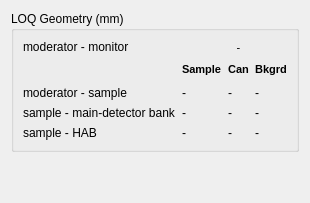
         <widget class="QWidget" name="page_3">
          <layout class="QGridLayout" name="gridLayout_6">
           <item row="0" column="0">
            <widget class="QGroupBox" name="loq_geometry">
             <property name="title">
              <string>LOQ Geometry (mm)</string>
             </property>
             <property name="checkable">
              <bool>false</bool>
             </property>
             <layout class="QGridLayout" name="gridLayout_7">
              <item row="1" column="0">
               <spacer name="horizontalSpacer_22">
                <property name="orientation">
                 <enum>Qt::Horizontal</enum>
                </property>
                <property name="sizeType">
                 <enum>QSizePolicy::Fixed</enum>
                </property>
                <property name="sizeHint" stdset="0">
                 <size>
                  <width>140</width>
                  <height>20</height>
                 </size>
                </property>
               </spacer>
              </item>
              <item row="1" column="1">
               <widget class="QLabel" name="label_52">
                <property name="text">
                 <string>&lt;!DOCTYPE HTML PUBLIC &quot;-//W3C//DTD HTML 4.0//EN&quot; &quot;http://www.w3.org/TR/REC-html40/strict.dtd&quot;&gt;
&lt;html&gt;&lt;head&gt;&lt;meta name=&quot;qrichtext&quot; content=&quot;1&quot; /&gt;&lt;style type=&quot;text/css&quot;&gt;
p, li { white-space: pre-wrap; }
&lt;/style&gt;&lt;/head&gt;&lt;body style=&quot; font-family:'MS Shell Dlg 2'; font-size:8.25pt; font-weight:400; font-style:normal;&quot;&gt;
&lt;p style=&quot; margin-top:0px; margin-bottom:0px; margin-left:0px; margin-right:0px; -qt-block-indent:0; text-indent:0px;&quot;&gt;&lt;span style=&quot; font-size:8pt; font-weight:600;&quot;&gt;Sample&lt;/span&gt;&lt;/p&gt;&lt;/body&gt;&lt;/html&gt;</string>
                </property>
               </widget>
              </item>
              <item row="1" column="2">
               <widget class="QLabel" name="label_53">
                <property name="text">
                 <string>&lt;!DOCTYPE HTML PUBLIC &quot;-//W3C//DTD HTML 4.0//EN&quot; &quot;http://www.w3.org/TR/REC-html40/strict.dtd&quot;&gt;
&lt;html&gt;&lt;head&gt;&lt;meta name=&quot;qrichtext&quot; content=&quot;1&quot; /&gt;&lt;style type=&quot;text/css&quot;&gt;
p, li { white-space: pre-wrap; }
&lt;/style&gt;&lt;/head&gt;&lt;body style=&quot; font-family:'MS Shell Dlg 2'; font-size:8.25pt; font-weight:400; font-style:normal;&quot;&gt;
&lt;p style=&quot; margin-top:0px; margin-bottom:0px; margin-left:0px; margin-right:0px; -qt-block-indent:0; text-indent:0px;&quot;&gt;&lt;span style=&quot; font-size:8pt; font-weight:600;&quot;&gt;Can&lt;/span&gt;&lt;/p&gt;&lt;/body&gt;&lt;/html&gt;</string>
                </property>
                <property name="alignment">
                 <set>Qt::AlignCenter</set>
                </property>
               </widget>
              </item>
              <item row="2" column="0">
               <widget class="QLabel" name="label_54">
                <property name="sizePolicy">
                 <sizepolicy hsizetype="Preferred" vsizetype="Preferred">
                  <horstretch>0</horstretch>
                  <verstretch>0</verstretch>
                 </sizepolicy>
                </property>
                <property name="text">
                 <string>moderator - sample</string>
                </property>
               </widget>
              </item>
              <item row="2" column="1">
               <widget class="QLabel" name="dist_sample_ms">
                <property name="text">
                 <string>-</string>
                </property>
                <property name="alignment">
                 <set>Qt::AlignLeading|Qt::AlignLeft|Qt::AlignVCenter</set>
                </property>
                <property name="textInteractionFlags">
                 <set>Qt::LinksAccessibleByMouse</set>
                </property>
               </widget>
              </item>
              <item row="2" column="2">
               <widget class="QLabel" name="dist_can_ms">
                <property name="text">
                 <string>-</string>
                </property>
                <property name="alignment">
                 <set>Qt::AlignLeading|Qt::AlignLeft|Qt::AlignVCenter</set>
                </property>
                <property name="textInteractionFlags">
                 <set>Qt::LinksAccessibleByMouse</set>
                </property>
               </widget>
              </item>
              <item row="3" column="2">
               <widget class="QLabel" name="dist_can_mdb">
                <property name="text">
                 <string>-</string>
                </property>
                <property name="alignment">
                 <set>Qt::AlignLeading|Qt::AlignLeft|Qt::AlignVCenter</set>
                </property>
               </widget>
              </item>
              <item row="3" column="1">
               <widget class="QLabel" name="dist_smp_mdb">
                <property name="text">
                 <string>-</string>
                </property>
                <property name="alignment">
                 <set>Qt::AlignLeading|Qt::AlignLeft|Qt::AlignVCenter</set>
                </property>
               </widget>
              </item>
              <item row="4" column="0">
               <widget class="QLabel" name="label_61">
                <property name="sizePolicy">
                 <sizepolicy hsizetype="Preferred" vsizetype="Preferred">
                  <horstretch>0</horstretch>
                  <verstretch>0</verstretch>
                 </sizepolicy>
                </property>
                <property name="text">
                 <string>sample - HAB</string>
                </property>
               </widget>
              </item>
              <item row="4" column="1">
               <widget class="QLabel" name="dist_smp_hab">
                <property name="text">
                 <string>-</string>
                </property>
                <property name="alignment">
                 <set>Qt::AlignLeading|Qt::AlignLeft|Qt::AlignVCenter</set>
                </property>
               </widget>
              </item>
              <item row="4" column="2">
               <widget class="QLabel" name="dist_can_hab">
                <property name="text">
                 <string>-</string>
                </property>
                <property name="alignment">
                 <set>Qt::AlignLeading|Qt::AlignLeft|Qt::AlignVCenter</set>
                </property>
               </widget>
              </item>
              <item row="1" column="3">
               <widget class="QLabel" name="label_62">
                <property name="text">
                 <string>&lt;!DOCTYPE HTML PUBLIC &quot;-//W3C//DTD HTML 4.0//EN&quot; &quot;http://www.w3.org/TR/REC-html40/strict.dtd&quot;&gt;
&lt;html&gt;&lt;head&gt;&lt;meta name=&quot;qrichtext&quot; content=&quot;1&quot; /&gt;&lt;style type=&quot;text/css&quot;&gt;
p, li { white-space: pre-wrap; }
&lt;/style&gt;&lt;/head&gt;&lt;body style=&quot; font-family:'MS Shell Dlg 2'; font-size:8.25pt; font-weight:400; font-style:normal;&quot;&gt;
&lt;p style=&quot; margin-top:0px; margin-bottom:0px; margin-left:0px; margin-right:0px; -qt-block-indent:0; text-indent:0px;&quot;&gt;&lt;span style=&quot; font-size:8pt; font-weight:600;&quot;&gt;Bkgrd&lt;/span&gt;&lt;/p&gt;&lt;/body&gt;&lt;/html&gt;</string>
                </property>
                <property name="alignment">
                 <set>Qt::AlignCenter</set>
                </property>
               </widget>
              </item>
              <item row="2" column="3">
               <widget class="QLabel" name="dist_bkgd_ms">
                <property name="text">
                 <string>-</string>
                </property>
                <property name="alignment">
                 <set>Qt::AlignLeading|Qt::AlignLeft|Qt::AlignVCenter</set>
                </property>
                <property name="textInteractionFlags">
                 <set>Qt::LinksAccessibleByMouse</set>
                </property>
               </widget>
              </item>
              <item row="3" column="3">
               <widget class="QLabel" name="dist_bkgd_mdb">
                <property name="text">
                 <string>-</string>
                </property>
                <property name="alignment">
                 <set>Qt::AlignLeading|Qt::AlignLeft|Qt::AlignVCenter</set>
                </property>
               </widget>
              </item>
              <item row="4" column="3">
               <widget class="QLabel" name="dist_bkgd_hab">
                <property name="text">
                 <string>-</string>
                </property>
                <property name="alignment">
                 <set>Qt::AlignLeading|Qt::AlignLeft|Qt::AlignVCenter</set>
                </property>
               </widget>
              </item>
              <item row="0" column="0">
               <widget class="QLabel" name="label_63">
                <property name="text">
                 <string>moderator - monitor </string>
                </property>
               </widget>
              </item>
              <item row="0" column="2">
               <widget class="QLabel" name="dist_mod_mon">
                <property name="font">
                 <font>
                  <pointsize>8</pointsize>
                  <weight>50</weight>
                  <bold>false</bold>
                 </font>
                </property>
                <property name="text">
                 <string>-</string>
                </property>
                <property name="alignment">
                 <set>Qt::AlignCenter</set>
                </property>
                <property name="textInteractionFlags">
                 <set>Qt::LinksAccessibleByMouse</set>
                </property>
               </widget>
              </item>
              <item row="3" column="0">
               <widget class="QLabel" name="label_55">
                <property name="sizePolicy">
                 <sizepolicy hsizetype="Preferred" vsizetype="Preferred">
                  <horstretch>0</horstretch>
                  <verstretch>0</verstretch>
                 </sizepolicy>
                </property>
                <property name="text">
                 <string>sample - main-detector bank</string>
                </property>
               </widget>
              </item>
             </layout>
            </widget>
           </item>
           <item row="1" column="0">
            <spacer name="verticalSpacer">
             <property name="orientation">
              <enum>Qt::Vertical</enum>
             </property>
             <property name="sizeHint" stdset="0">
              <size>
               <width>20</width>
               <height>40</height>
              </size>
             </property>
            </spacer>
           </item>
          </layout>
         </widget>
